Frame 1 (no input): blank canvas, image omitted
Frame 60 (the mouse pressed at the canvas centre just before this capture): blank canvas, image omitted
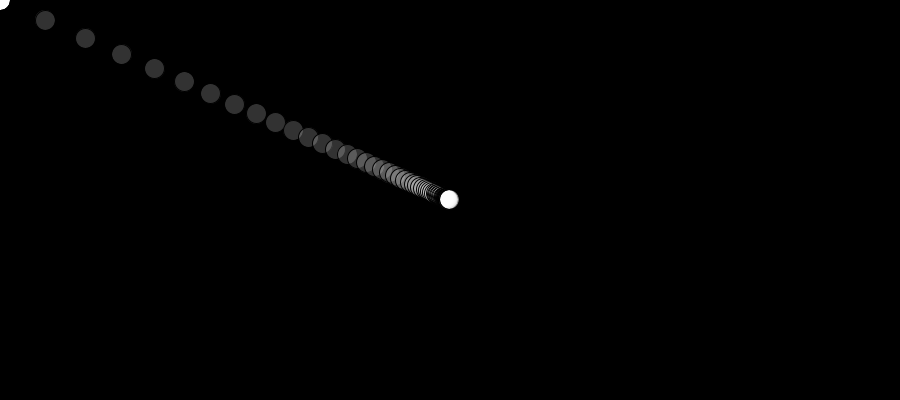
Frame 120 (the mouse held since frame 60 and released just before this capture)

The Processing sketch whose frames 1 and 60 were blank and that drew this single picture after the mouse press (run headless with seeded random() and noise(); from frame 60 on, the mouse is pressed at the canvas centre):

// Processing sketch: processing_152787
// ── processing_152787.pde

PVector v;

void setup(){
  size(900,400);
  background(0);
  v = new PVector(0.0, 0.0);
}

void draw() {
  v.lerp(mouseX, mouseY, 0.0, 0.1);
  stroke(0);
  ellipse(v.x, v.y, 20, 20);
  fill(255, 255, 255, 50);
}
